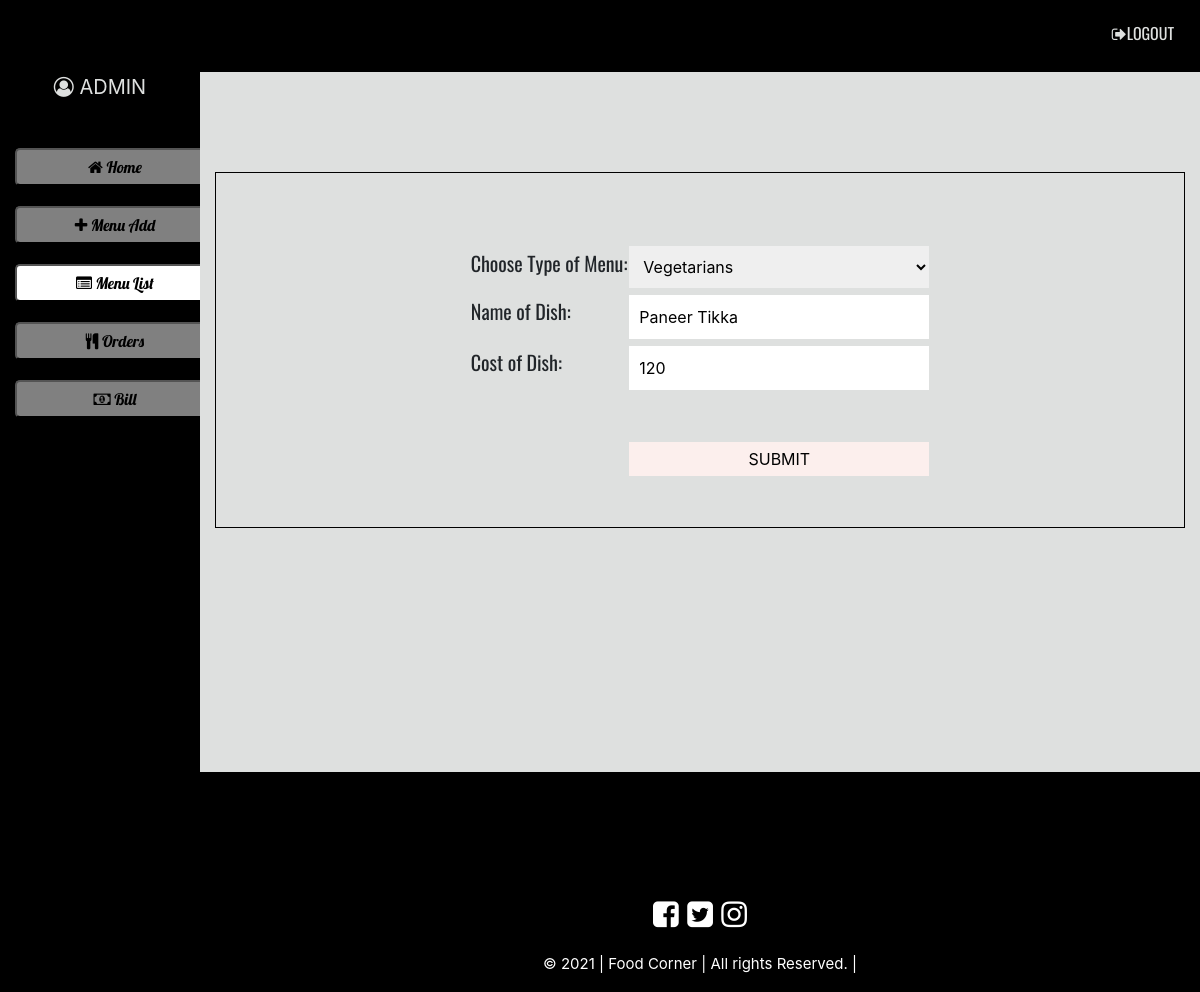
Page /admin/EditMenu.php?edit=1 (signed in) on the committed database.
### tables this page shows
CREATE TABLE `menu` (
  `menu_id` int(4) NOT NULL,
  `dish_name` varchar(100) DEFAULT NULL,
  `dish_cost` varchar(5) DEFAULT NULL,
  `dish_type` varchar(1) DEFAULT NULL
);

### admin/EditMenu.php (the view, shortened to what this page needs)
<?php
  if(isset($_SESSION['adm'])){
   $id = $_GET['edit'];
  }
  else {
    header('Location: menulist.php');
        exit();
  }
 ?>
 <!DOCTYPE html>
<html lang="en" dir="ltr">
<head>
  <link rel="stylesheet" href="../css/bootstrap-4.5.3/bootstrap-4.5.3/dist/css/bootstrap.min.css">
  <link rel="stylesheet" href="../css/bootstrap-4.5.3/bootstrap-4.5.3/dist/css/bootstrap.css">
  <link rel="stylesheet" href="https://stackpath.bootstrapcdn.com/font-awesome/4.7.0/css/font-awesome.min.css">
  <link rel="stylesheet" href="../css/main.css">
</head>
  <body>
    <div class="desktop">
      <div class="navi" style="padding-top:0px;background-color: rgba(0, 0, 0, 0.5);padding-bottom:10px;">
        <ul style="text-align:right;font-family: Oswald;padding-top:20px;">
        <li>
          <form action="includes/logout.php" method="post" style="display:inline">
            <button type="submit" class="listelement" name="logout" style="text-decoration:none;background-color:transparent;border:none;outline:none;color:#dee0df;"><i class="fa fa-sign-out" aria-hidden="true"></i>LOGOUT</button>
          </form>
        </li>
        </ul>
      </div>
    <div class="mainbody">
      <div class="container-fluid">
      <div class="row">
        <div class="col-2" style="height:700px;">
          <p style="text-align:center;color:#dee0df;font-size:20px;padding-bottom:30px;"><i class="fa fa-user-circle-o" aria-hidden="true"></i> ADMIN</p>
          <center><a href="index.php"><button type="button" class="mbtn" style="outline:none;"><i class="fa fa-home" aria-hidden="true"></i> Home</button></a></center>
          <center><a href="menuadd.php"><button type="button" class="mbtn" style="outline:none;"><i class="fa fa-plus" aria-hidden="true"></i> Menu Add</button></a></center>
          <center><a href="menulist.php"><button type="button" class="mbtn act" style="outline:none;"><i class="fa fa-list-alt" aria-hidden="true"></i> Menu List</button></a></center>
          <center><a href="order.php"><button type="button" class="mbtn" style="outline:none;"><i class="fa fa-cutlery" aria-hidden="true"></i> Orders</button></a></center>
          <center><a href="bill.php"><button type="button" class="mbtn" style="outline:none;"><i class="fa fa-money" aria-hidden="true"></i> Bill</button></a></center>
        </div>
        <div class="col-10" style="height:700px;background-color:#dee0df;">
          <div class="admdata">
            <?php
            $menu_detail = "SELECT * FROM menu WHERE menu_id='$id'";
            $result = $conn->query($menu_detail);
            if($result->num_rows > 0)
            {
             while($row = $result->fetch_assoc())
              {
            ?>
            <div style="border:1px solid #000;padding-bottom:50px;margin-top:100px;">
            <table style="margin-right:auto;margin-left:auto;">
            <form action="includes/ineditmenu.php" method="post" style="border:1px solid #000;height:300px;padding:20px;margin-top:50px;">
              <tr>
              <td><label for="Type">Choose Type of Menu:</label></td>
              <td><select id="menu" name="menu" style="border:none;outline:none;">
                <option value="V" <?php if($row["dish_type"]=="V") echo 'selected="selected"'; ?>  >Vegetarians</option>
              </select></td>
             </tr><br/>
             <tr>
              <td><label for="Dish">Name of Dish:</label></td>
              <td><input type="text" name="Name_of_Dish" value="<?php echo $row["dish_name"]; ?>" placeholder="Enter Name of Dish" style="outline:none;border:none;"></td><br/>
             </tr>
             <tr>
              <td><label for="Cost">Cost of Dish:</label></td>
              <td><input type="number" name="Cost_of_Dish" value="<?php echo $row["dish_cost"]; ?>" placeholder="Enter Cost of Dish" style="outline:none;border:none;"></td><br/>
             </tr>
              <tr>
                <td></td>
                <td><button type="submit" name="button" style="outline:none;border:none;background-color:#fcefed;">SUBMIT</button></td>
              </tr>
            </form>
            </table>
            </div>
            <?php
              }
            }
            else
            {
                echo "0 result";
            }
             ?>
          </div>
          <div class="footer">
              <p style="font-size:30px;color:#fff;margin-top:20px;"><i class="fa fa-facebook-square listelement" aria-hidden="true"></i> <i class="fa fa-twitter-square listelement" aria-hidden="true"></i> <i class="fa fa-instagram listelement" aria-hidden="true"></i></p>
              <p style="font-size:15px;color:#fff;">&copy; 2021 | Food Corner | All rights Reserved. |</p>
          </div>
        </div>
      </div>
      </div>
    </div>
    </div>
  </body>
</html>

### css/main.css (style rules this page uses)
body { background-color: #000; }
.navi ul li { display: inline; color: #fff; padding: 20px; z-index: 4; }
.footer { background-color: #000; height: 100px; bottom: 0px; left: 0; width: 100%; color: white; text-align: center; }
@media (min-width: 451px) { .desktop .admdata { height: 700px; } }
@media (min-width: 451px) { .desktop .admdata input[type=text], .desktop .admdata input[type=number] { padding: 10px; width: 300px; margin-top: 5px; } }
@media (min-width: 451px) { .desktop .admdata select { padding: 10px; width: 300px; } }
@media (min-width: 451px) { .desktop .admdata label { font-size: 20px; font-family: Oswald; border: none; outline: none; } }
@media (min-width: 451px) { .desktop .admdata button { padding: 5px; width: 300px; margin-right: auto; margin-left: auto; margin-top: 50px; } }
@media (min-width: 451px) { .desktop .mbtn { padding: 5px; width: 200px; background-color: rgba(255, 255, 255, 0.5); border-radius: 5px; font-family: Lobster-Regular; margin-bottom: 20px; outline: none; } }
@media (min-width: 451px) { .desktop .act { background-color: white; } }

### rows in the picture
menu: menu "Vegetarians", Name_of_Dish "Paneer Tikka", Cost_of_Dish "120"
